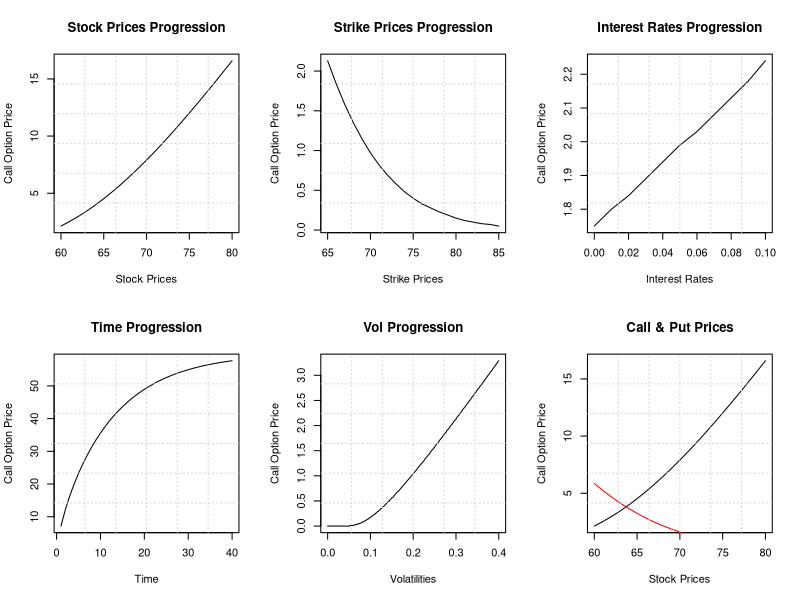

Generate this figure with R:
# chart of sensitivities of Black and Scholes to Price, Underlying, Interest
# rates, and Volatility


black_scholes <- function(S, X, r, T, sigma) {
  d1 <- (log(S/X)+(r+sigma^2/2)*T)/(sigma*sqrt(T))
  d2 <- d1 - sigma * sqrt(T)
  Call <- S*pnorm(d1) - X*exp(-r*T)*pnorm(d2)
  Put <- X*exp(-r*T) * pnorm(-d2) - S*pnorm(-d1)

  return(list(call_option=round(Call,2), put_option=round(Put,2)))
}

S <- 60
S_i <- 60:80
X <- 65 
X_i <- 65:85
r <-0.08 
r_i <- seq(0, 0.1, by=0.01)
T <- 0.25 
T_i <- 1:40
sigma <- 0.3
sigma_i <- seq(0,0.4, by=0.001)

output <- black_scholes(S=S, X=X, r=r, T=T, sigma=sigma)
output_S <- black_scholes(S=S_i, X=X, r=r, T=T, sigma=sigma)
output_X <- black_scholes(S=S, X=X_i, r=r, T=T, sigma=sigma)
output_r <- black_scholes(S=S, X=X, r=r_i, T=T, sigma=sigma)
output_T <- black_scholes(S=S, X=X, r=r, T=T_i, sigma=sigma)
output_sigma <- black_scholes(S=S, X=X, r=r, T=T, sigma=sigma_i)

par(mfrow=c(2, 3))

plot(S_i, output_S$call_option, type = "l", xlab="Stock Prices", 
     ylab="Call Option Price", main="Stock Prices Progression")
grid(6,6, col="lightgray")

plot(X_i, output_X$call_option, type = "l", xlab="Strike Prices", 
     ylab="Call Option Price", main="Strike Prices Progression")
grid(6,6, col="lightgray")

plot(r_i, output_r$call_option, type = "l", xlab="Interest Rates", 
     ylab="Call Option Price", main="Interest Rates Progression")
grid(6,6, col="lightgray")

plot(T_i, output_T$call_option, type = "l", xlab="Time", 
     ylab="Call Option Price", main="Time Progression")
grid(6,6, col="lightgray")

plot(sigma_i, output_sigma$call_option, type = "l", xlab="Volatilities", 
     ylab="Call Option Price", main="Vol Progression")
grid(6,6, col="lightgray")

plot(S_i, output_S$call_option, type = "l", xlab="Stock Prices", 
     ylab="Call Option Price", main="Call & Put Prices")
lines(S_i, output_S$put_option, type="l", col="red" )
grid(6,6, col="lightgray")
